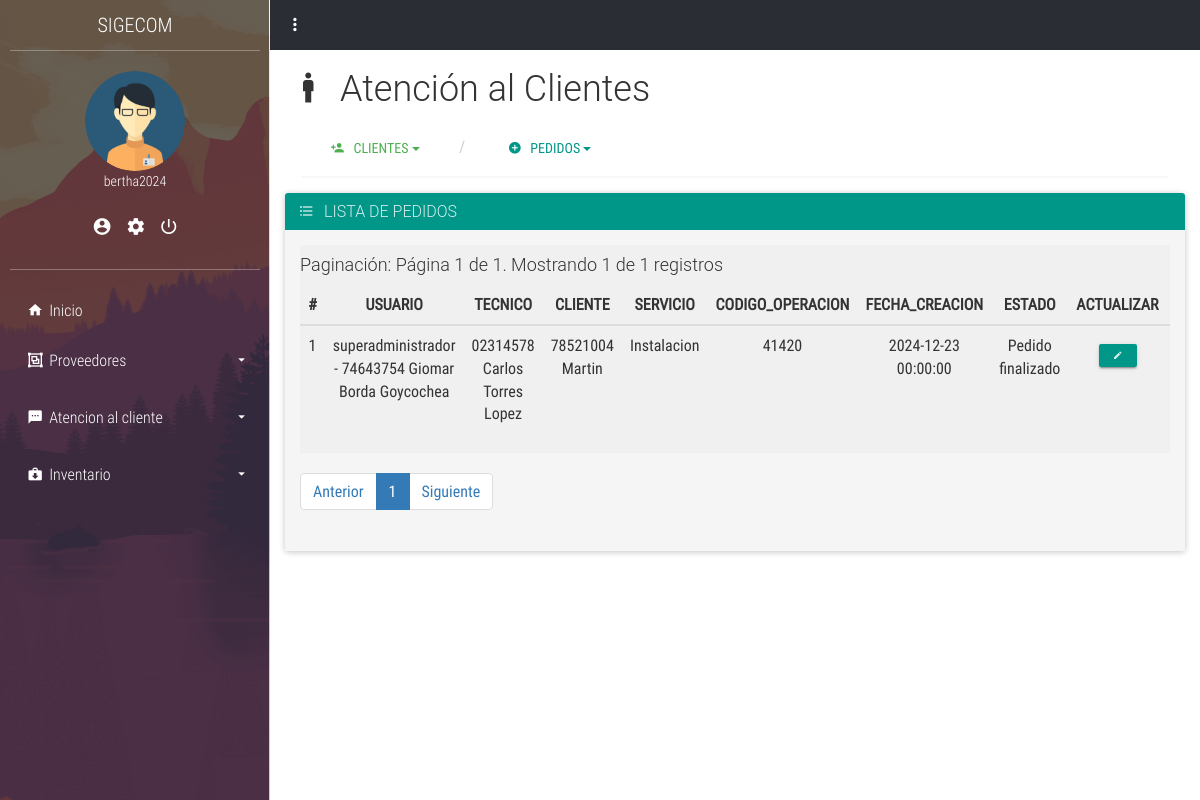
/atencion_cliente/pedidos/lista_pedidos.php (signed in), run on the app's committed database.
### tables this page shows
CREATE TABLE IF NOT EXISTS `usuario` (
  `ID_usuario` int NOT NULL AUTO_INCREMENT,
  `id_personal` int DEFAULT NULL,
  `Nombre_usuario` varchar(50) NOT NULL,
  `Correo` varchar(250) DEFAULT NULL,
  `password` varchar(100) NOT NULL,
  `ID_tipousuario` int DEFAULT NULL,
  `Estado` int DEFAULT '1',
  `confirmado` int NOT NULL DEFAULT '0',
  `codigo` varchar(4) DEFAULT NULL,
  `token` int DEFAULT NULL,
  `fecha` timestamp NOT NULL,
  PRIMARY KEY (`ID_usuario`),
  KEY `ID_tipousuario` (`ID_tipousuario`),
  KEY `id_Personal` (`id_personal`)
);

CREATE TABLE IF NOT EXISTS `atencion_cliente` (
  `ID` int NOT NULL AUTO_INCREMENT,
  `ID_usuario` int NOT NULL,
  `id_cliente` int NOT NULL,
  `ID_tipo_servicio` int NOT NULL,
  `Codigo_Operacion` varchar(50) NOT NULL,
  `fecha_creacion` datetime NOT NULL,
  `estado` int NOT NULL DEFAULT '1',
  PRIMARY KEY (`ID`),
  KEY `ID_tipo_servicio` (`ID_tipo_servicio`),
  KEY `id_cliente` (`id_cliente`)
);

CREATE TABLE IF NOT EXISTS `personal` (
  `ID_personal` int NOT NULL AUTO_INCREMENT,
  `Dni` varchar(10) NOT NULL,
  `Nombre` varchar(100) NOT NULL,
  `Apellido_paterno` varchar(250) NOT NULL,
  `Apellido_materno` varchar(250) NOT NULL,
  `Celular` varchar(11) NOT NULL,
  `Direccion` varchar(250) NOT NULL,
  `ID_cargo` int DEFAULT NULL,
  `Estado` varchar(50) DEFAULT NULL,
  PRIMARY KEY (`ID_personal`),
  KEY `fk_cargo_personal` (`ID_cargo`)
);

CREATE TABLE IF NOT EXISTS `cliente` (
  `ID_cliente` int NOT NULL AUTO_INCREMENT,
  `Dni` varchar(10) NOT NULL,
  `Nombre` varchar(100) NOT NULL,
  `Apellido_paterno` varchar(100) NOT NULL,
  `Apellido_materno` varchar(250) NOT NULL,
  `Dirección` varchar(100) NOT NULL,
  `Celular` varchar(11) NOT NULL,
  `Correo_Electronico` varchar(150) DEFAULT NULL,
  `Estado` int DEFAULT '1',
  PRIMARY KEY (`ID_cliente`)
);

CREATE TABLE IF NOT EXISTS `tipo_servicio` (
  `ID_tipo_servicio` int NOT NULL AUTO_INCREMENT,
  `Nom_servicio` varchar(11) NOT NULL,
  `Estado` int DEFAULT '1',
  PRIMARY KEY (`ID_tipo_servicio`)
);

### app/config.php (called while the page is built, shortened)
<?php
$URL = "http://localhost/sigecom/";

### layout/sesion.php (called while the page is built, shortened)
<?php
if (isset($_SESSION['sesion_usuario'])) {
    $nombre_usuario_sesion = $_SESSION['sesion_usuario'];
    $sql = "SELECT u.ID_usuario, u.Nombre_usuario, u.ID_tipousuario, tu.Nombre_tipousuario as rol, p.ID_cargo, u.Correo
            FROM usuario as u
            INNER JOIN tipo_usuario as tu ON u.ID_tipousuario = tu.ID_tipousuario
            INNER JOIN personal as p ON u.id_personal = p.ID_personal
            WHERE Nombre_usuario = :nombre_usuario_sesion";
    $query = $pdo->prepare($sql);
    $query->execute(['nombre_usuario_sesion' => $nombre_usuario_sesion]);
    $usuarios = $query->fetchAll(PDO::FETCH_ASSOC);
    foreach ($usuarios as $usuario) {
        $nombres_sesion = $usuario['Nombre_usuario'];
        $rol_sesion = $usuario['rol'];
    }
} else {
    echo "no existe sesion";
    header('Location: ' . $URL . '/login');
}

### atencion_cliente/pedidos/lista_pedidos.php (the view, shortened to what this page needs)
<?php
include ('../../app/config.php');
include ('../../layout/sesion.php');
include ('../../layout/parte1.php');
?>
<div class="container-fluid">
<h1><i class="zmdi zmdi-male-alt zmdi-hc-fw"></i> Atención al Clientes</h1>
<?php
include ('../../layout/cliente.php');
?>
    <div class="panel panel-primary">
        <div class="panel-heading">
            <h3 class="panel-title"><i class="zmdi zmdi-format-list-bulleted"></i> &nbsp; LISTA DE PEDIDOS</h3>
        </div>
        <div class="panel-body" style="background-color: #F5F5F5;">
            <div class="table-responsive" style="background-color: #f0f0f0;">
                <table class="table table-hover text-center">
                    <thead>
                        <tr>
                            <th class="text-center">#</th>
                            <th class="text-center">USUARIO</th>
                            <th class="text-center">TECNICO</th>
                            <th class="text-center">CLIENTE</th>
                            <th class="text-center">SERVICIO</th>
                            <th class="text-center">CODIGO_OPERACION</th>
                            <th class="text-center">FECHA_CREACION</th>
                            <th class="text-center">ESTADO</th>
                            <th class="text-center">ACTUALIZAR</th>
                            <th class="text-center">ELIMINAR</th>
                        </tr>
                    </thead>
                    <tbody>
                        <?php
                        $contador = 0;
                        $query = "SELECT * FROM atencion_cliente";
                        $stmt = $pdo->query($query);
                        $items_per_page = 5;
                        $total_items = $stmt->rowCount();
                        $total_pages = ceil($total_items / $items_per_page);
                        $current_page = isset($_GET['page']) ? (int)$_GET['page'] : 1;
                        $offset = max(0, ($current_page - 1) * $items_per_page);
                        $query .= " LIMIT $offset, $items_per_page";
                        $paginated_pedidos = $pdo->query($query);
                        echo "<h4>Paginación: Página $current_page de $total_pages. Mostrando " . min($items_per_page, $total_items - $offset) . " de $total_items registros</h4>";
                        foreach ($paginated_pedidos as $row) {
                        ?>
                            <tr>
                                <td><?php echo ++$contador; ?></td>
                                <?php
                                $stmt2 = $pdo->prepare("SELECT u.ID_usuario, u.id_personal, u.Nombre_usuario, p.Dni, p.Nombre, p.Apellido_paterno, p.Apellido_materno
                                FROM usuario u
                                INNER JOIN personal p ON u.id_personal = p.ID_personal
                                WHERE u.ID_usuario = :id");
                                $stmt2->bindParam(':id', $row['ID_usuario'], PDO::PARAM_INT);
                                $stmt2->execute();
                                $user = $stmt2->fetch(PDO::FETCH_ASSOC);
                                ?>
                                <td><?php echo htmlspecialchars("{$user['Nombre_usuario']} - {$user['Dni']} {$user['Nombre']} {$user['Apellido_paterno']} {$user['Apellido_materno']}"); ?></td>
                                <?php
                                $stmt3 = $pdo->prepare("SELECT ID_tecnico FROM detalle_cliente_tecnico WHERE ID_atencion_cliente = :id");
                                $stmt3->bindParam(':id', $row['ID'], PDO::PARAM_INT);
                                $stmt3->execute();
                                $detalle = $stmt3->fetch(PDO::FETCH_ASSOC);
                                $id_tecnico = $detalle ? $detalle['ID_tecnico'] : 'Tecnico no asignado';
                                if ($id_tecnico != 'Tecnico no asignado') {
                                    $stmt4 = $pdo->prepare("SELECT id_personal FROM tecnico WHERE ID_tecnico = :id");
                                    $stmt4->bindParam(':id', $id_tecnico, PDO::PARAM_INT);
                                    $stmt4->execute();
                                    $tecnico = $stmt4->fetch(PDO::FETCH_ASSOC);
                                    $stmt5 = $pdo->prepare("SELECT Dni, Nombre, Apellido_paterno, Apellido_materno FROM personal WHERE ID_personal = :id");
                                    $stmt5->bindParam(':id', $tecnico['id_personal'], PDO::PARAM_INT);
                                    $stmt5->execute();
                                    $personal = $stmt5->fetch(PDO::FETCH_ASSOC);
                                    $id_tecnico = htmlspecialchars("{$personal['Dni']} {$personal['Nombre']} {$personal['Apellido_paterno']} {$personal['Apellido_materno']}");
                                }
                                ?>
                                <td><?php echo htmlspecialchars($id_tecnico); ?></td>
                                <?php
                                $stmt2 = $pdo->prepare("SELECT Dni, Nombre FROM cliente WHERE ID_cliente = :id");
                                $stmt2->bindParam(':id', $row['id_cliente'], PDO::PARAM_INT);
                                $stmt2->execute();
                                $cliente = $stmt2->fetch(PDO::FETCH_ASSOC);
                                ?>
                                <td><?php echo htmlspecialchars("{$cliente['Dni']} {$cliente['Nombre']}"); ?></td>
                                <?php
                                $stmt5 = $pdo->prepare("SELECT Nom_servicio FROM tipo_servicio WHERE ID_tipo_servicio = :id");
                                $stmt5->bindParam(':id', $row['ID_tipo_servicio'], PDO::PARAM_INT);
                                $stmt5->execute();
                                $servicio = $stmt5->fetch(PDO::FETCH_ASSOC);
                                ?>
                                <td><?php echo htmlspecialchars($servicio['Nom_servicio']); ?></td>
                                <td><?php echo htmlspecialchars($row['Codigo_Operacion']); ?></td>
                                <td><?php echo htmlspecialchars($row['fecha_creacion']); ?></td>
                                <td><?php echo htmlspecialchars($row['estado'] == 1 ? 'Pedido finalizado' : 'En proceso'); ?></td>
                                <td>
                                    <button type="button" class="btn btn-primary btn-raised btn-xs" onclick="window.location.href = 'editar_pedido.php?ID=<?php echo $row['ID']; ?>'">
                                        <i class="zmdi zmdi-edit"></i>
                                    </button>
                                </td>
                                <td>
                                </td>
                            </tr>
                        <?php } ?>
                    </tbody>
                </table>
            </div>
            <nav>
                        <ul class="pagination">
                            <li class="page-item">
                                <a class="page-link" href="?page=<?php echo $current_page - 1; ?>" aria-label="Anterior">
                                    Anterior
                                </a>
                            </li>
                            <?php for ($page = 1; $page <= $total_pages; $page++): ?>
                                <li class="page-item <?php echo ($page == $current_page) ? 'active' : ''; ?>">
                                    <a class="page-link" href="?page=<?php echo $page; ?>"><?php echo $page; ?></a>
                                </li>
                            <?php endfor; ?>
                            <li class="page-item">
                                <a class="page-link" href="?page=<?php echo $current_page + 1; ?>" aria-label="Siguiente">
                                    Siguiente
                                </a>
                            </li>
                        </ul>
                    </nav>
        </div>
    </div>
</div>
</body>

### layout/parte1.php (shortened to what this page needs)
<!DOCTYPE html>
<html lang="es">
<head>
	<link rel="stylesheet" href="<?php echo $URL; ?>/plant/css/main.css">
</head>
<body>
	<section class="full-box cover dashboard-sideBar">
		<div class="full-box dashboard-sideBar-ct">
			<div class="full-box text-uppercase text-center text-titles dashboard-sideBar-title">
				SIGECOM <i class="zmdi zmdi-close btn-menu-dashboard visible-xs"></i>
			</div>
			<div class="full-box dashboard-sideBar-UserInfo">
				<figure class="full-box">
					<img src="<?php echo $URL; ?>/plant/assets/avatars/AdminMaleAvatar.png" alt="UserIcon">
					<figcaption class="text-center text-titles"><?php echo $nombres_sesion; ?></figcaption>
				</figure>
				<ul class="full-box list-unstyled text-center">
					<li>
						<a href="<?php echo $URL; ?>/my_data" title="Mis datos">
							<i class="zmdi zmdi-account-circle"></i>
						</a>
					</li>
					<li>
						<a href="<?php echo $URL; ?>/my_account" title="Mi cuenta">
							<i class="zmdi zmdi-settings"></i>
						</a>
					</li>
					<li>
    <a href="#" title="Cerrar Sesión" onclick="confirmacionCerrarSesion(event)">
        <i class="zmdi zmdi-power"></i>
    </a>
</li>
				</ul>
			</div>
			<ul class="list-unstyled full-box dashboard-sideBar-Menu">
				<li>
					<a href="<?php echo $URL; ?>/home.php">
						<i class="zmdi zmdi-home zmdi-hc-fw"></i> Inicio
					</a>
				</li>
				<?php if ($rol_sesion !== "tecnico"): ?>
				<li>
					<a href="#!" class="btn-sideBar-SubMenu">
						<i class="zmdi zmdi-group zmdi-hc-fw"></i> Proveedores <i class="zmdi zmdi-caret-down pull-right"></i>
					</a>
					<ul class="list-unstyled full-box">
					</ul>
				</li>
<?php endif; ?>
				<?php if ($rol_sesion !== "tecnico"): ?>
				<li>
					<a href="#!" class="btn-sideBar-SubMenu">
						<i class="zmdi zmdi-comment-more zmdi-hc-fw"></i> Atencion al cliente<i class="zmdi zmdi-caret-down pull-right"></i>
					</a>
					<ul class="list-unstyled full-box">
					</ul>
				</li>
				<?php endif; ?>
				<?php if ($rol_sesion !== "tecnico"): ?>
				<li>
					<a href="#!" class="btn-sideBar-SubMenu">
						<i class="zmdi zmdi-case-download zmdi-hc-fw"></i> Inventario <i class="zmdi zmdi-caret-down pull-right"></i>
					</a>
					<ul class="list-unstyled full-box">
					</ul>
				</li>
				<?php endif; ?>
			</ul>
		</div>
	</section>
	<section class="full-box dashboard-contentPage">
		<nav class="full-box dashboard-Navbar">
			<ul class="full-box list-unstyled text-right">
				<li class="pull-left">
					<a href="#!" class="btn-menu-dashboard"><i class="zmdi zmdi-more-vert"></i></a>
				</li>
			</ul>
		</nav>
</body>
</html>

### plant/css/main.css (style rules this page uses)
body, html { background-color: #fff; width: 100%; height: 100%; margin: 0; padding: 0; position: relative; font-size: 16px; font-family: 'RobotoCondensed'; overflow: hidden; }
.full-box { margin: 0; padding: 0; width: 100%; box-sizing: border-box; }
.cover { background: 50% 50% no-repeat; background-size: cover; }
.text-titles { font-family: 'RobotoCondensedLight' }
.dashboard-sideBar, .dashboard-contentPage { position: absolute; top: 0; height: 100%; transition: all .3s ease-in-out; }
.dashboard-sideBar, .dashboard-sideBar-ct { width: 270px; }
.dashboard-sideBar { left: 0; z-index: 2; background-image: url('../assets/img/sideBar.png'); border-right: 1px solid rgba(255, 255, 255, .7); overflow: hidden; }
.dashboard-sideBar-ct { position: relative; height: 100%; background-color: rgba(42, 45, 52, 0.7); padding: 0 10px; padding-bottom: 30px; }
.dashboard-sideBar-title, .dashboard-sideBar-title > i { height: 50px; line-height: 50px; color: #fff; font-size: 20px; }
.dashboard-sideBar-title { position: relative; }
.dashboard-sideBar-UserInfo { border-top: 1px solid rgba(255, 255, 255, .3); border-bottom: 1px solid rgba(255, 255, 255, .3); color: #fff; font-size: 14px; padding: 20px 0; }
.dashboard-sideBar-UserInfo figure img { width: 100px; height: 100px; border-radius: 100%; display: block; margin: 0 auto; }
.dashboard-sideBar-UserInfo ul { margin-top: 15px; }
.dashboard-sideBar-UserInfo ul > li, .dashboard-sideBar-UserInfo ul > li > a { display: inline-block; color: #fff; }
.dashboard-sideBar-UserInfo ul > li > a { outline: none; font-size: 20px; padding: 7px; transition: all .3s ease-in-out; }
.dashboard-sideBar-Menu { padding-top: 15px; }
.dashboard-sideBar-Menu > li, .dashboard-sideBar-Menu > li > a, .dashboard-sideBar-Menu > li > ul > li, .dashboard-sideBar-Menu > li > ul > li > a { line-height: 50px; font-family: "RobotoCondensedLight"; display: block; color: #fff; text-decoration: none; border-radius: 4px; transition: all .3s ease-in-out; position: relative; }
.dashboard-sideBar-Menu > li > a > i.zmdi-caret-down { line-height: 50px; transition: all .3s ease-in-out; }
.dashboard-sideBar-Menu > li > a { padding: 0 15px; box-sizing: border-box; height: 50px; outline: none; }
.dashboard-sideBar-Menu > li > ul { position: relative; padding-top: 7px; height: 0; overflow: hidden; }
.dashboard-contentPage { right: 0; z-index: 1; padding-left: 270px; }
.dashboard-Navbar, .dashboard-Navbar > ul, .dashboard-Navbar > ul >li, .dashboard-Navbar > ul > li > a { height: 50px; line-height: 50px; }
.dashboard-Navbar > ul > li > a { outline: none; }
.dashboard-Navbar { background-color: #2A2D34; overflow: hidden; }
.dashboard-Navbar > ul >li, .dashboard-Navbar > ul > li > a { display: inline-block; width: 50px; text-align: center; color: #fff; margin: 0; padding: 0; font-size: 20px; transition: all .3s ease-in-out; position: relative; }

### data on the page
usuario: Nombre_usuario "bertha2024"
atencion_cliente: ID_usuario.Apellido_materno "superadministrador - 74643754 Giomar Borda Goycochea", personal.Dni+Nombre+Apellido_paterno "02314578 Carlos Torres Lopez", id_cliente.Nombre "78521004 Martin", ID_tipo_servicio.Nom_servicio "Instalacion", Codigo_Operacion "41420", fecha_creacion "2024-12-23 00:00:00", estado "Pedido finalizado"

### other printed values
$current_page "1"
$total_pages "1"
min($items_per_page, $total_items - $offset) "1"
$total_items "1"
